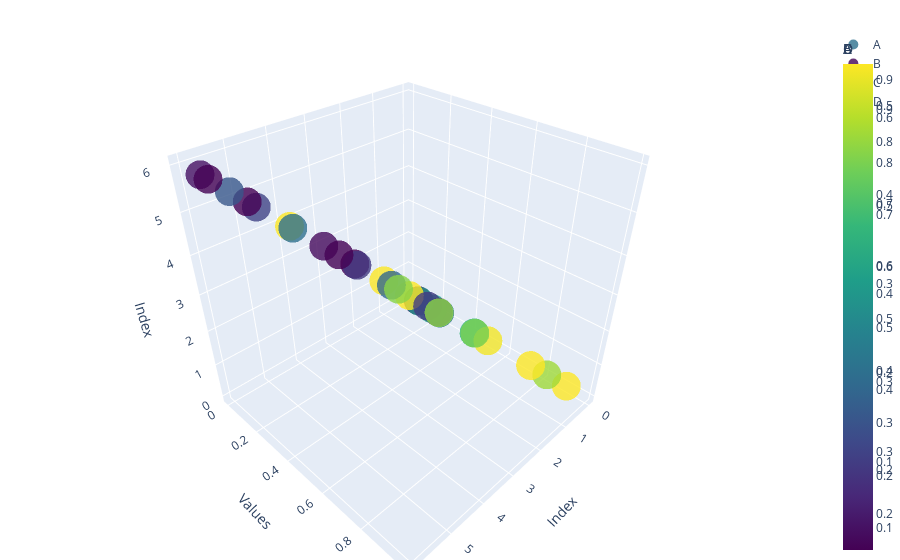

The code cell stored with this chart in its notebook:
### Code cell


### Figure 1 — Plotly figure (JSON) as saved in the notebook; plotly's stock layout.template omitted (floating-point values rounded to 4 significant figures)
{"data": [{"marker": {"color": [0.2047, 0.3086, 0.000984, 0.01477, 0.5453, 0.1105, 0.5473], "colorbar": {"title": {"text": "A"}}, "colorscale": [[0, "#440154"], [0.1111, "#482878"], [0.2222, "#3e4989"], [0.3333, "#31688e"], [0.4444, "#26828e"], [0.5556, "#1f9e89"], [0.6667, "#35b779"], [0.7778, "#6ece58"], [0.8889, "#b5de2b"], [1, "#fde725"]], "opacity": 0.8, "size": 10}, "mode": "markers", "name": "A", "type": "scatter3d", "x": [0, 1, 2, 3, 4, 5, 6], "y": [0.2047, 0.3086, 0.000984, 0.01477, 0.5453, 0.1105, 0.5473], "z": [0, 1, 2, 3, 4, 5, 6]}, {"marker": {"color": [0.06476, 0.9886, 0.67, 0.2148, 0.9742, 0.05684, 0.09631], "colorbar": {"title": {"text": "B"}}, "colorscale": [[0, "#440154"], [0.1111, "#482878"], [0.2222, "#3e4989"], [0.3333, "#31688e"], [0.4444, "#26828e"], [0.5556, "#1f9e89"], [0.6667, "#35b779"], [0.7778, "#6ece58"], [0.8889, "#b5de2b"], [1, "#fde725"]], "opacity": 0.8, "size": 10}, "mode": "markers", "name": "B", "type": "scatter3d", "x": [0, 1, 2, 3, 4, 5, 6], "y": [0.06476, 0.9886, 0.67, 0.2148, 0.9742, 0.05684, 0.09631], "z": [0, 1, 2, 3, 4, 5, 6]}, {"marker": {"color": [0.1951, 0.5471, 0.388, 0.1087, 0.6611, 0.3108, 0.2587], "colorbar": {"title": {"text": "C"}}, "colorscale": [[0, "#440154"], [0.1111, "#482878"], [0.2222, "#3e4989"], [0.3333, "#31688e"], [0.4444, "#26828e"], [0.5556, "#1f9e89"], [0.6667, "#35b779"], [0.7778, "#6ece58"], [0.8889, "#b5de2b"], [1, "#fde725"]], "opacity": 0.8, "size": 10}, "mode": "markers", "name": "C", "type": "scatter3d", "x": [0, 1, 2, 3, 4, 5, 6], "y": [0.1951, 0.5471, 0.388, 0.1087, 0.6611, 0.3108, 0.2587], "z": [0, 1, 2, 3, 4, 5, 6]}, {"marker": {"color": [0.8109, 0.2798, 0.9252, 0.4045, 0.7867, 0.7841, 0.1421], "colorbar": {"title": {"text": "D"}}, "colorscale": [[0, "#440154"], [0.1111, "#482878"], [0.2222, "#3e4989"], [0.3333, "#31688e"], [0.4444, "#26828e"], [0.5556, "#1f9e89"], [0.6667, "#35b779"], [0.7778, "#6ece58"], [0.8889, "#b5de2b"], [1, "#fde725"]], "opacity": 0.8, "size": 10}, "mode": "markers", "name": "D", "type": "scatter3d", "x": [0, 1, 2, 3, 4, 5, 6], "y": [0.8109, 0.2798, 0.9252, 0.4045, 0.7867, 0.7841, 0.1421], "z": [0, 1, 2, 3, 4, 5, 6]}], "layout": {"margin": {"b": 0, "l": 0, "r": 0, "t": 30}, "scene": {"xaxis": {"title": {"text": "Index"}}, "yaxis": {"title": {"text": "Values"}}, "zaxis": {"title": {"text": "Index"}}}}}
